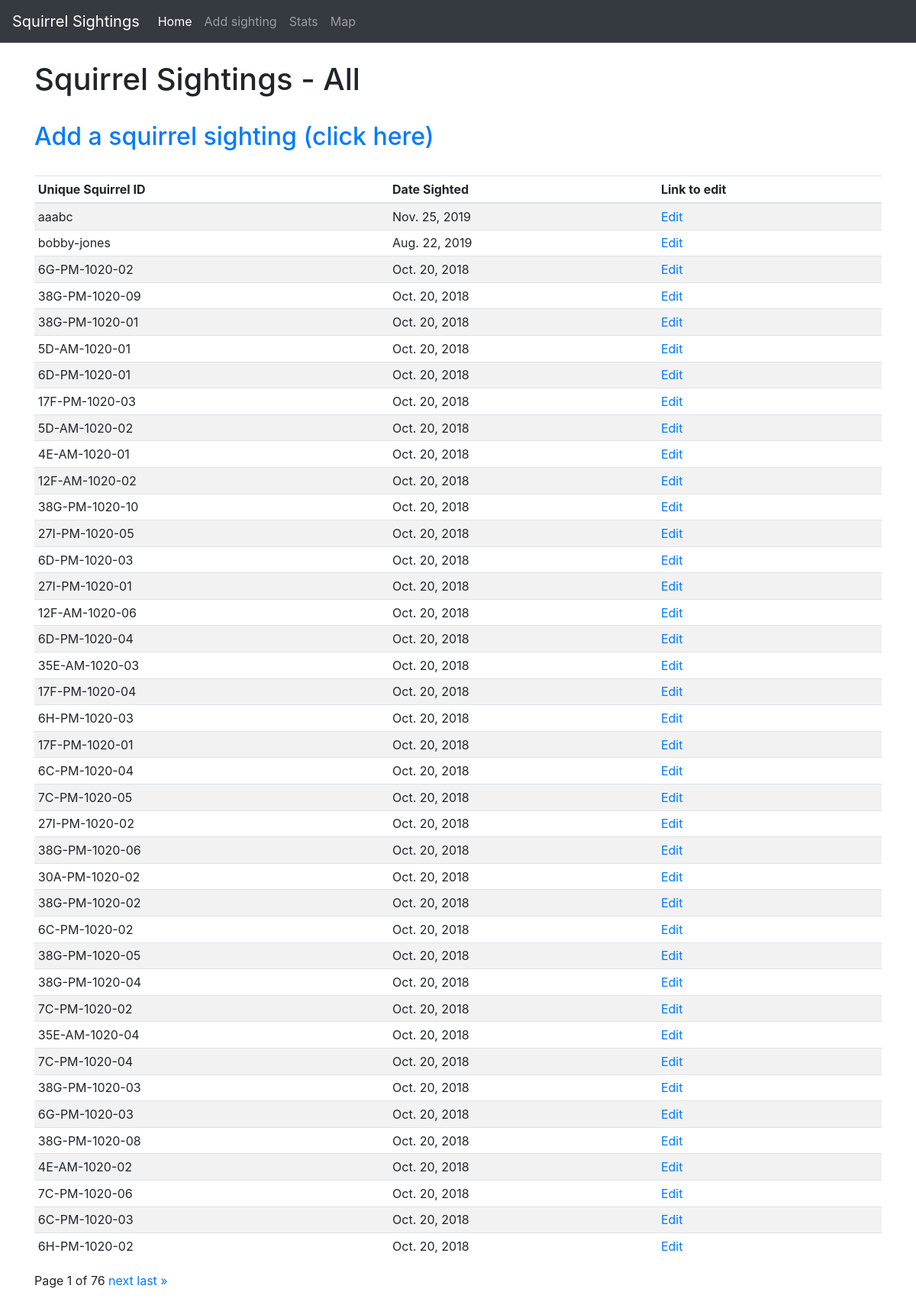
Page /sightings on the earlier database version.
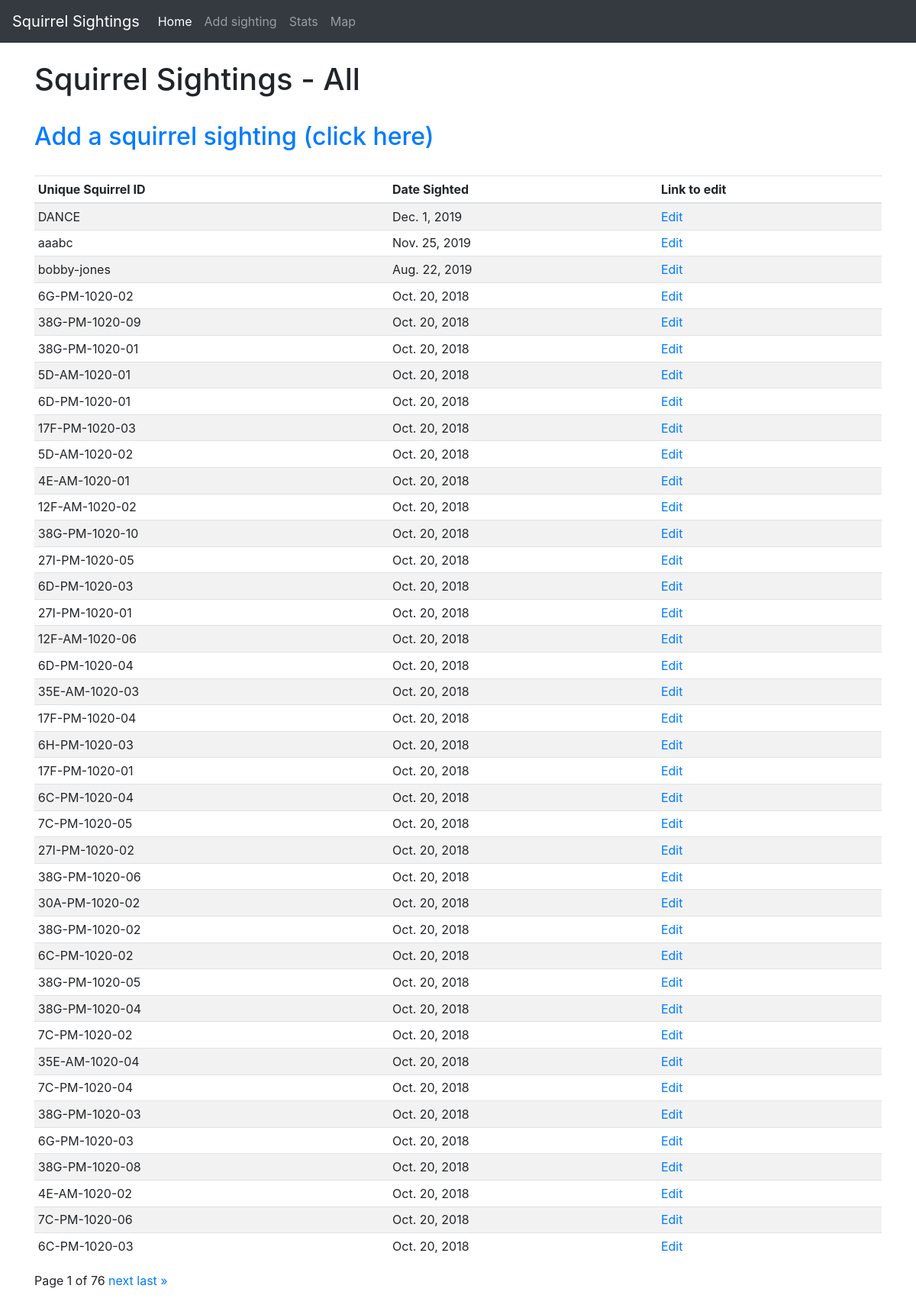
Same page on the later database version.
### tracker/models.py (models this page shows, shortened)
class Sighting(models.Model):
    latitude = models.DecimalField(max_digits=35, decimal_places=25)
    longitude = models.DecimalField(max_digits=35, decimal_places=25)
    unique_squirrel_id = models.SlugField(
        max_length=50,
        blank=True,
        default='',
     )
    AM = 'AM'
    PM = 'PM'
    SHIFT_CHOICES = (
        (AM, 'AM'),
        (PM, 'PM'),
     )
    shift = models.CharField(
            help_text=_('Time of sighting'),
            max_length=2,
            choices=SHIFT_CHOICES,
            blank=True,
            default='',
            )
    date = models.DateField('date sighted')
    ADULT = 'Adult'
    JUVENILE = 'Juvenile'
    AGE_CHOICES = (
        (ADULT, 'Adult'),
        (JUVENILE, 'Juvenile'),
     )
    age = models.CharField(
            help_text=_('Age of squirrel'),
            max_length=10,
            choices=AGE_CHOICES,
            blank=True,
            default='',
            )
    GRAY = 'Gray'
    CINNAMON = 'Cinnamon'
    BLACK = 'Black'
    PRIMARY_FUR_COLOR_CHOICES = (
        (GRAY, 'Gray'),
        (CINNAMON, 'Cinnamon'),
        (BLACK, 'Black'),
     )
    primary_fur_color = models.CharField(
        help_text=_('Fur color of squirrel'),
        max_length=20,
        choices=PRIMARY_FUR_COLOR_CHOICES,
        blank=True,
        default = '',
     )
    GROUND_PLANE = 'Ground Plane'
    ABOVE_GROUND = 'Above Ground'
    LOCATION_CHOICES = (
        (GROUND_PLANE, 'Ground Plane'),
        (ABOVE_GROUND, 'Above Ground'),
     )
    location = models.CharField(
        help_text=_('Location of where the squirrel was when first sighted'),
        max_length=20,
        choices=LOCATION_CHOICES,
        blank=True,
        default = '',
     )
    specific_location = models.CharField(
        max_length=255,
        blank=True,
        default = '',
     )
    running = models.BooleanField(null=True)
    chasing = models.BooleanField(null=True)
    climbing = models.BooleanField(null=True)
    eating = models.BooleanField(null=True)
    foraging = models.BooleanField(null=True)
    other_activities = models.TextField(
        blank=True,
        default='',
     )
    kuks = models.BooleanField(null=True)
    quaas = models.BooleanField(null=True)
    moans = models.BooleanField(null=True)
    tail_flags = models.BooleanField(null=True)
    tail_twitches = models.BooleanField(null=True)
    approaches = models.BooleanField(null=True)
    indifferent = models.BooleanField(null=True)
    runs_from = models.BooleanField(null=True)
    class Meta:
        get_latest_by = ['date']

### tracker/views.py (the view)
# urls.py: path('sightings', views.SightingIndexView.as_view(), name='index'),
class SightingIndexView(generic.ListView):
    model = Sighting
    paginate_by = 40
    context_object_name = 'sightings'  # Default: object_list
    template_name = "tracker/index.html" # Default: <app_label>/<model_name>_list.html
    def get_queryset(self):
        queryset = super().get_queryset()
        return queryset.order_by('-date')

### tracker/templates/tracker/index.html (shortened to what this page needs)
<!doctype html>
<html lang="en">
  <head>
    <link rel="stylesheet" href="https://stackpath.bootstrapcdn.com/bootstrap/4.4.1/css/bootstrap.min.css">
  </head>
  <body>
    <nav class="navbar navbar-expand-md navbar-dark bg-dark default">
  <a class="navbar-brand">Squirrel Sightings</a>
  <div class="collapse navbar-collapse" id="navbarsExampleDefault">
    <ul class="navbar-nav mr-auto">
      <li class="nav-item">
        <a class="nav-link active" href="{% url 'tracker:index' %}">Home</a>
      </li>
	  <li class="nav-item">
        <a class="nav-link" href="{% url 'tracker:add' %}">Add sighting <span class="sr-only">(current)</span></a>
      </li>
      <li class="nav-item">
        <a class="nav-link" href="{% url 'tracker:stats' %}">Stats</a>
      </li>
      <li class="nav-item">
        <a class="nav-link" href="{% url 'tracker:map' %}">Map</a>
      </li>
    </ul>
  </div>
</nav>
  <main role="main" class="container">
	<div class="starter-template">
	<br>
	<h1>Squirrel Sightings - All</h1>
	<br>
 	 <h2><a href="{% url 'tracker:add' %}">Add a squirrel sighting (click here)</a></h2>
	<br>
  <table class="table table-sm table-striped">
  <thead>
    <tr>
      <th scope="col">Unique Squirrel ID</th>
      <th scope="col">Date Sighted</th>
      <th scope="col">Link to edit</th>
    </tr>
  </thead>
  <tbody>
	{% for sighting in sightings %}
	<tr>
      <td>{{sighting.unique_squirrel_id}}</td>
      <td>{{sighting.date}}</td>
      <td><a href="{% url 'tracker:update' sighting.unique_squirrel_id %}">Edit</a></td>
    </tr>
	{% endfor %}
  </tbody>
</table>
		<div class="pagination">
			<span class="step-links">
				<span class="current">
					Page {{ page_obj.number }} of {{ page_obj.paginator.num_pages }}
				</span>
				{% if page_obj.has_next %}
					<a href="?page={{ page_obj.next_page_number }}">next</a>
					<a href="?page={{ page_obj.paginator.num_pages }}">last &raquo;</a>
				{% endif %}
			</span>
		</div>
	<br>
	</div>
	</main>
  </body>
</html>

Differences in the rows shown:
no longer on this page (row unchanged): Sighting: unique_squirrel_id "6H-PM-1020-02", date "Oct. 20, 2018"
added Sighting: unique_squirrel_id "DANCE", date "Dec. 1, 2019"
